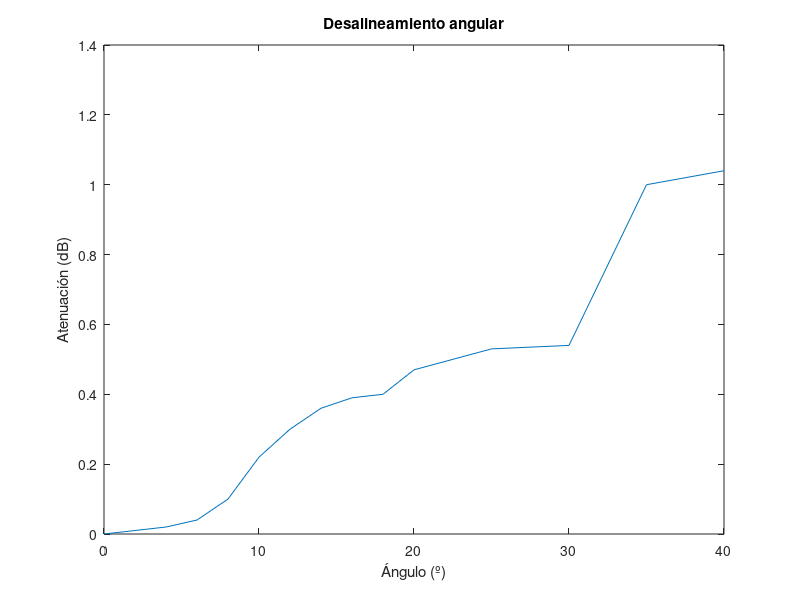

Recreate this plot in MATLAB.
clc;clear;

% I1 = [1 2 3 4 5 6 7 8 9 10 11];
% I2 = [1 2 3 4 5 6 7 8 9 10 11 12 13 14 15 16 17 18 19 20 21 22]
% V1 = [2.84 3 3.12 3.24 3.35 3.47 3.57 3.67 3.76 3.86 3.97]
% V2 = [1.88 	2 	2.08 	2.17	2.26 	2.35 	2.42 	2.48 	2.61 	2.67 	2.75 
% 2.82 	2.9 	2.99 	3.08 	3.16 	3.24 	3.29 	3.39 	3.44 	3.54 	3.62 ]
% 
% figure(1)
% plot(V1,I2)
% 
% plot(V2,I2)
% xlabel('Tensión (V)')
% ylabel('Intensidad de corriente (mA)')
% grid on;
% title('Comparación de corriente/tension de FOTOEMISOR Nº1 y Nº5')
% 
% figure(2)
% d = [0 	0.5 	1.0 	1.5 	2.0 	2.5 	3.0 	3.5 ]
% at = [0 0.34  1  1.35  2.5 3.1 4.4 5.2]
% 
% plot(d,at),title('Desalineamiento longitudinal')
% xlabel('Distancia (mm)')
% ylabel('Atenuación (dB)')

angulo = [0 2 4 6 8 10 12 14 16 18 20 25 30 35 40 ]
at = [0 0.01 0.02 0.04 0.1 0.22 0.3 0.36 0.39 0.4 0.47 0.53 0.54 1 1.04]
plot(angulo,at),title('Desalineamiento angular');
xlabel('Ángulo (º)')
ylabel('Atenuación (dB)')